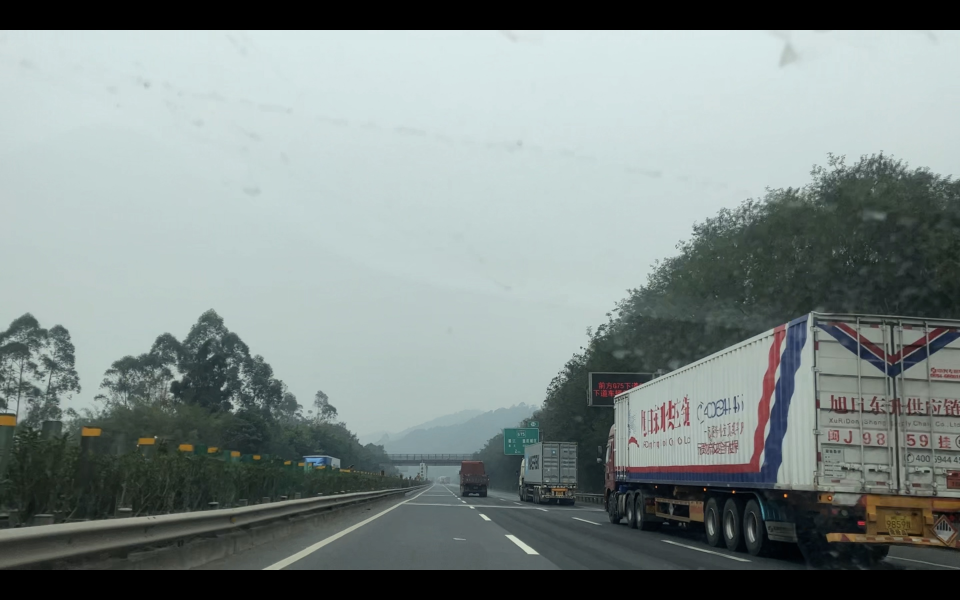
#> input picture opencv_python_study/again/images/highway.jpg, 2880 x 1800 px (shown at 1/3 size)
$ jupyter execute chapter3.ipynb   (shell and % lines are left out)
#> lines starting #> are read from the running program, lines starting #| are printed output that depends on the picture; after the words box and inside, x2 and y2 are one past the last pixel; in counts of white or black regions, pixels touching at a corner belong together
[cell 1]
import cv2
import numpy as np
import matplotlib.pyplot as plt

[cell 2]
def show(img, title='Image'):
    plt.imshow(cv2.cvtColor(img, cv2.COLOR_BGR2RGB))
    plt.axis('off')  # 不显示坐标轴
    plt.title(title) # 图像题目
    plt.show()

# 图像加法运算

[cell 3]
fig = cv2.imread('images/highway.jpg', 1)
#> fig is the input picture: shape (1800, 2880, 3); mean B, G, R 136.2, 138.1, 127.6

[cell 4]
show(fig)

## 加号运算符

超出范围取mod

使用加号运算符计算图像像素值的和时，将和大于255的值进行了取模处理，取模后大于255的这部分值变得更小了，导致本来应该更亮的像素点变得更暗了，相加所得的图像看起来并不自然。

[cell 5]
show(fig + 100)

## cv2.add() 函数

超过255取上限255

使用函数cv2.add()计算图像像素值的和时，将和大于255的值处理为饱和值255。图像像素值相加后让图像的像素值增大了，图像整体变亮。

[cell 6]
show(cv2.add(fig, 100))
#> call 3 of show, with title = 'Image'
#> in show (call 3), `plt.imshow(cv2.cvtColor(img, cv2.COLOR_BGR2RGB))`:
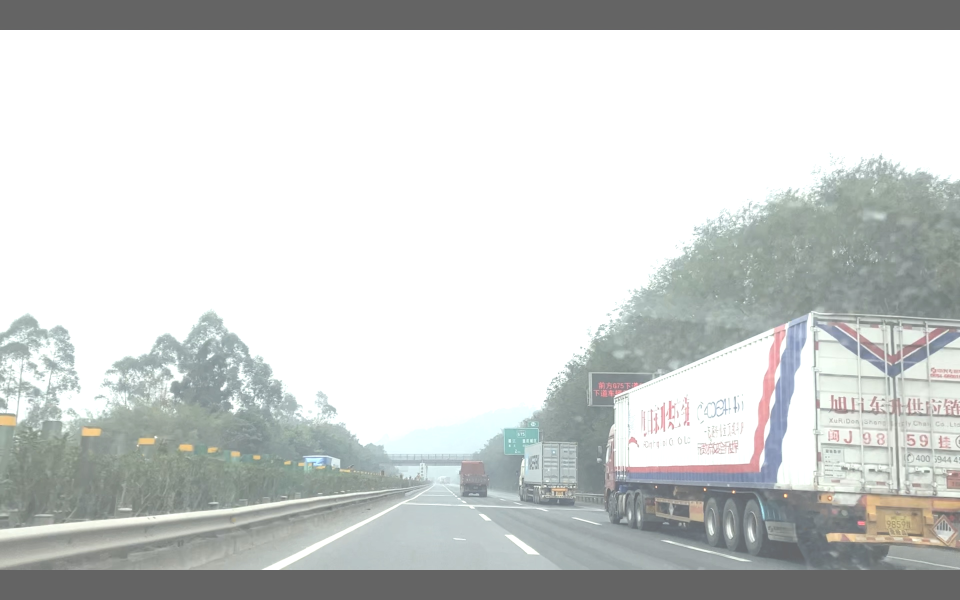
#> img: shape (1800, 2880, 3) (shown at 1/3 size); mean B, G, R 208.1, 209.4, 206.4

# 图像加权和

[cell 7]
sumlia = cv2.imread('images/sumila.jpg', 1)
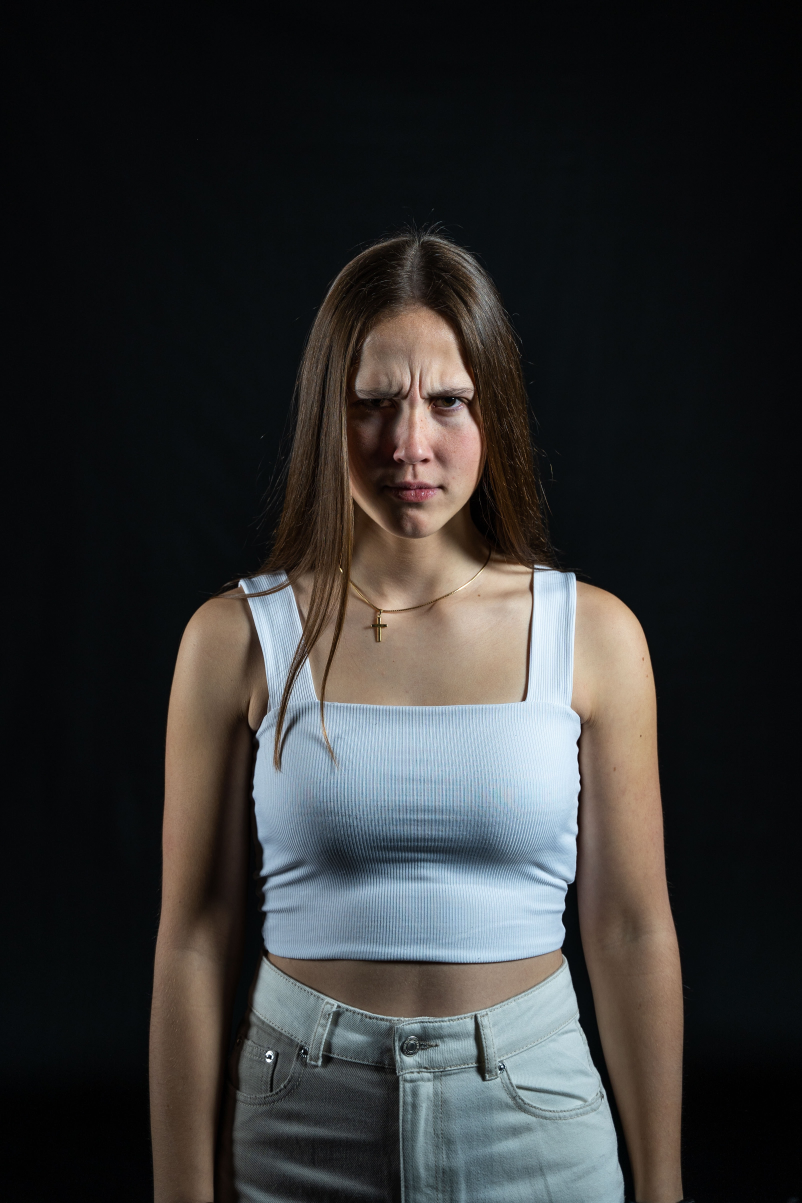
#> input picture opencv_python_study/again/images/sumila.jpg, 3208 x 4812 px (shown at 1/4 size)
#> sumlia is the input picture: shape (4812, 3208, 3); mean B, G, R 49.6, 49.9, 50
show(sumlia)

[cell 8]
fig.shape
#> Out = (1800, 2880, 3)

[cell 9]
sumlia.shape
#> Out = (4812, 3208, 3)

[cell 10]
new_sumlia = sumlia[::4, ::4, :]
show(new_sumlia)

[cell 11]
new_sumlia.shape
#> Out = (1203, 802, 3)

[cell 12]
new_car_fig = fig[:new_sumlia.shape[0], :new_sumlia.shape[1], :new_sumlia.shape[2]]
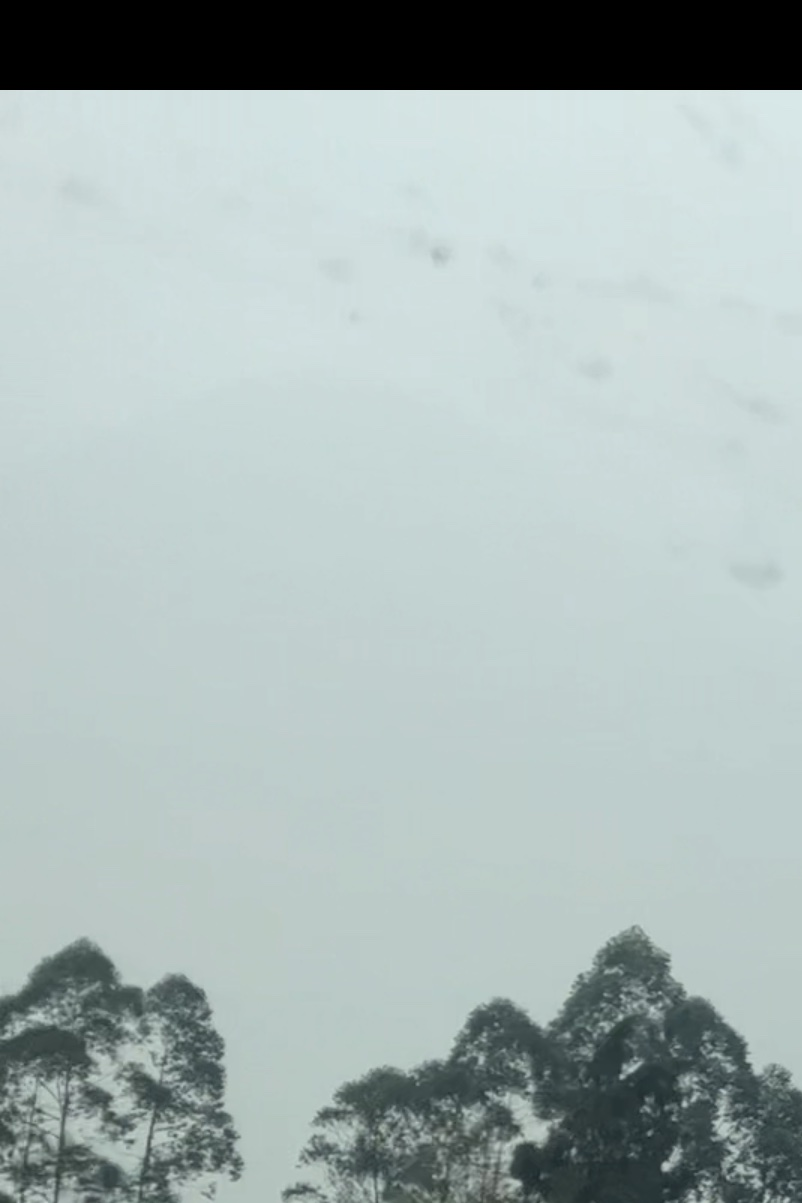
#> new_car_fig: shape (1203, 802, 3); mean B, G, R 179.6, 180.6, 167.1
new_car_fig.shape
#> Out = (1203, 802, 3)

[cell 13]
res = cv2.addWeighted(new_car_fig, 0.5, new_sumlia, 0.5, 0)
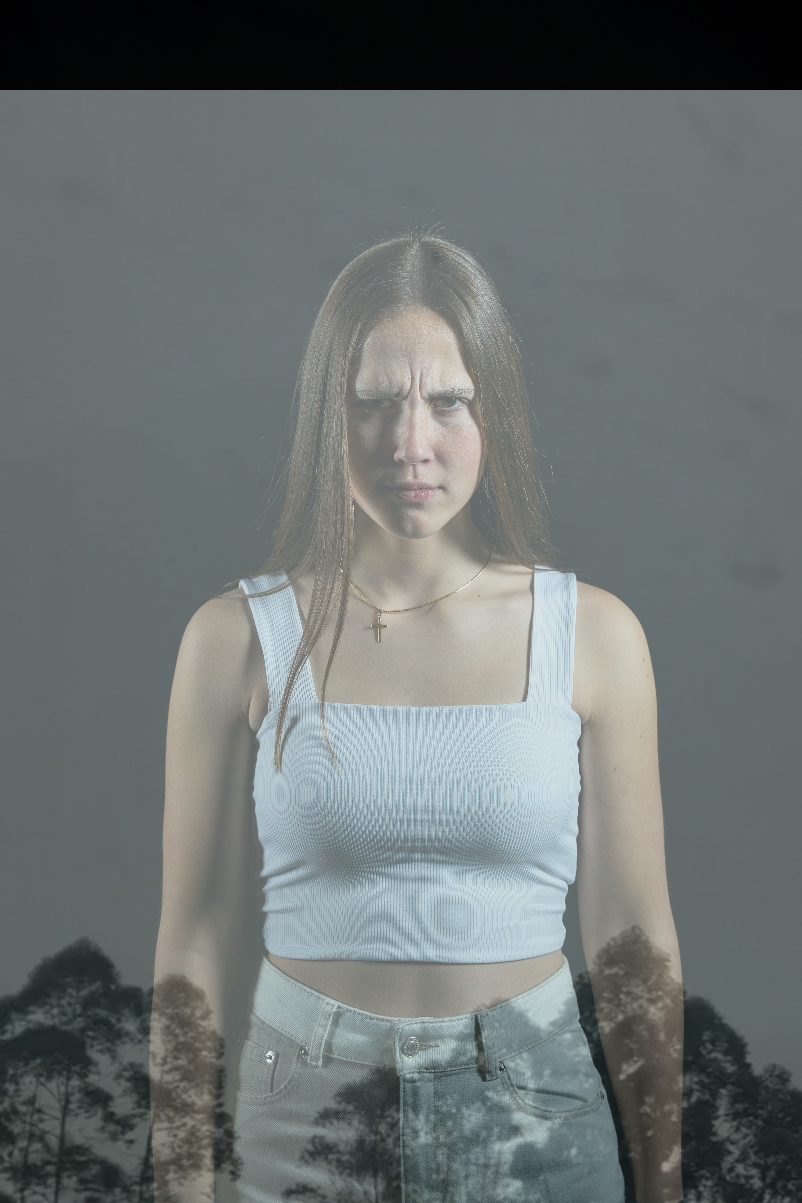
#> res: shape (1203, 802, 3); mean B, G, R 114.6, 115.3, 108.5
show(res)

# 按位逻辑运算

* cv2.bitwise_and()
* cv2.bitwise_or()
* cv2.bitwise_xor()
* cv2.bitwise_not()

[cell 14]
a=np.random.randint(0,255, (5,5), dtype=np.uint8)
b=np.zeros((5,5), dtype=np.uint8)
b[0:3,0:3]=255
b[4,4]=255
c=cv2.bitwise_and(a, b)
print("a=\n", a)
print("b=\n", b)
print("c=\n", c)

# 掩模

当使用掩模参数时，操作只会在掩模值为非空的像素点上执行，并将其他像素点的值置为0。

彩色图像的掩模也可以是单通道的。

[cell 15]
show(fig)

[cell 16]
mask = np.zeros(fig.shape[:2], np.uint8)

[cell 17]
show(mask)
#> in show (call 8), `plt.imshow(cv2.cvtColor(img, cv2.COLOR_BGR2RGB))`: img: shape (1800, 2880); every value is 0

[cell 18]
mask[-1000:,-1000:] = 255
show(mask)
#> in show (call 9), `plt.show()`:
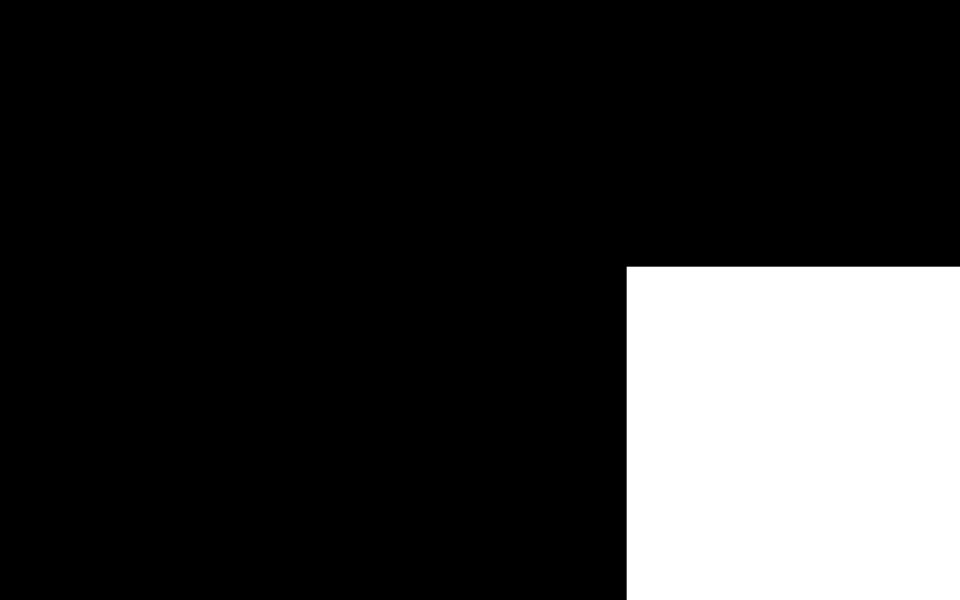
#> shown: shape (1800, 2880, 3) (shown at 1/3 size); 19.3% white; 1 white region, box (x1, y1, x2, y2) and area: (1880, 800, 2880, 1800) 1000000

[cell 19]
img2 = np.ones(fig.shape, np.uint8) * 100
show(img2)
#> in show (call 10), `plt.imshow(cv2.cvtColor(img, cv2.COLOR_BGR2RGB))`: img: shape (1800, 2880, 3); every value is 100

[cell 20]
img3 = cv2.add(fig, img2, mask = mask)
show(img3)

# 位平面分解

[cell 21]
img = cv2.imread('images/highway.jpg', cv2.IMREAD_GRAYSCALE)
#> img: shape (1800, 2880); min 0, max 231, mean 134.7
# equals to img = cv2.imread('images/highway.jpg', 0)
show(img)

[cell 22]
r, c = img.shape
#> r = 1800; c = 2880
x = np.zeros((r,c,8),dtype=np.uint8)
for i in range(8):
    x[:,:,i] = 2**i

[cell 23]
res = np.zeros((r,c,8),dtype=np.uint8)
for i in range(8):
    res[:,:,i] = cv2.bitwise_and(img, x[:,:,i])
    mask = res[:,:,i] > 0
    res[mask] = 255
    show(res[:,:,i])

# 图像加密

基于上一课的位平面分解。

## 加密过程

[cell 24]
img = cv2.imread('images/highway.jpg', 1)

[cell 25]
# watermark = np.random.randint(0,2, img.shape, dtype=np.uint8)
# watermark[watermark > 0] = 255
watermark = np.zeros(img.shape, dtype=np.uint8)
watermark[:, int(img.shape[1]/2):, 0] = 255
watermark[int(img.shape[0]/2):, :, 1] = 255
show(watermark)
#> in show (call 21), `plt.show()`:
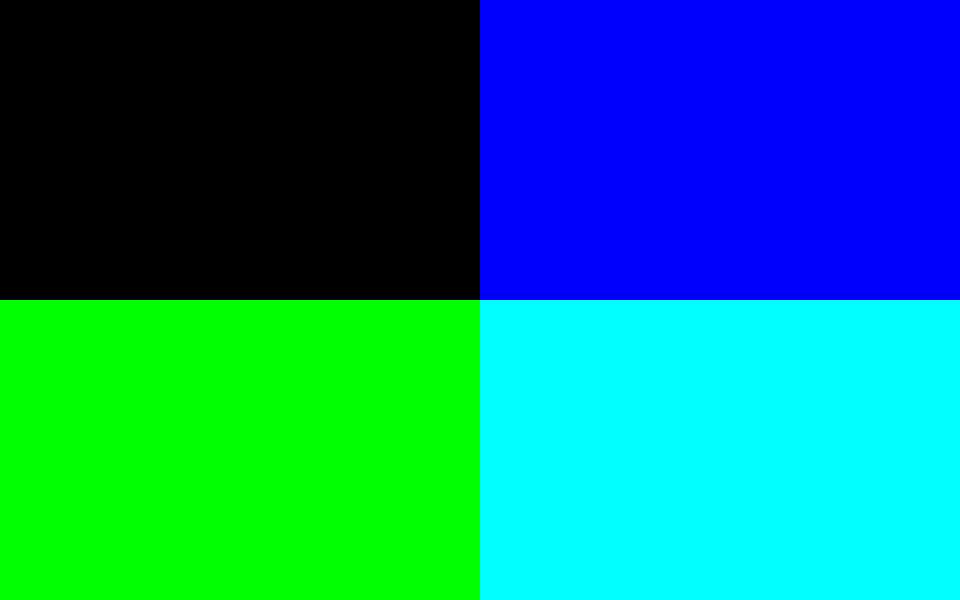
#> shown: shape (1800, 2880, 3) (shown at 1/3 size); mean R, G, B 0, 127.5, 127.5

[cell 26]
watermark[watermark > 0] = 1
show(watermark)

[cell 27]
# core
t254 = np.ones(img.shape, dtype=np.uint8) * 254
img = cv2.bitwise_and(img, t254)
#> img: shape (1800, 2880, 3)
show(img)

[cell 28]
watered = cv2.bitwise_or(img, watermark)
show(watered)

## 解密过程

[cell 29]
t1 = np.ones(img.shape, dtype=np.uint8)
watermark = cv2.bitwise_and(watermark, t1)
show(watermark)

[cell 30]
watermark[watermark > 0] = 255
show(watermark)
